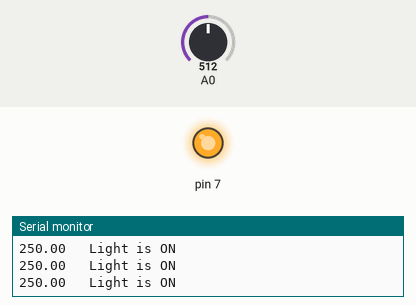
This sketch was run on a simulated Arduino Uno, built with avr-gcc and run on an emulated ATmega328P. Shown: output pins drawn as LEDs (lit = HIGH), the last lines printed to the serial monitor. The inputs (shaded band) are chosen by the test bench; at power-on: A0 = 512.

Above: at 1.2 s.
1.3 s: A0 set to 182
2.8 s: A0 set to 148
At 3.9 s:
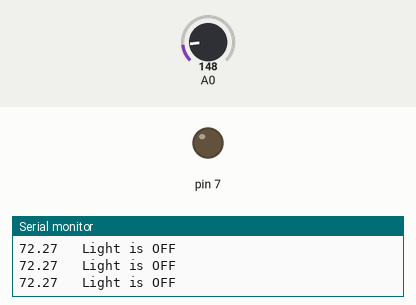
4.3 s: A0 set to 306
At 4.6 s:
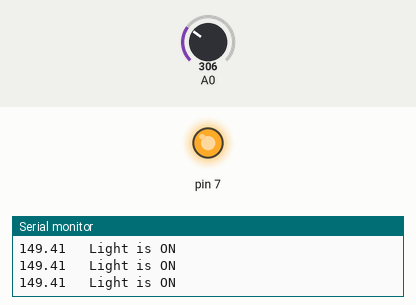
Timing chart, 0 to 7.3 s (numbered marks = the images above; inputs shaded):
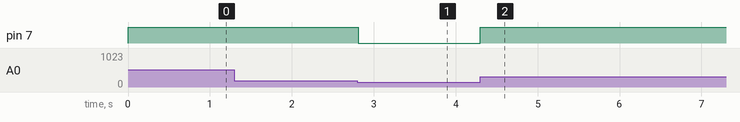

The sketch:

Temp.ino
```cpp
void setup()
{
 pinMode(A0,INPUT);
 pinMode(7, OUTPUT);
 Serial.begin(9600);
}

void loop()
{
 float tem_read = analogRead(A0);

 float temp = tem_read*(5.0/1024)*100;

/* Serial.print("Digital thermometer ");
 Serial.print(temp);
 Serial.println(" *C");
 delay(500);
*/
 if (temp>80)
 {
  digitalWrite(7,1);
  Serial.print(temp);
  Serial.println("   Light is ON");
 }
 else
 {
  digitalWrite(7,0);
  Serial.print(temp);
  Serial.println("   Light is OFF");

 }
}
```

Measured:
- the behaviour switches between 164 and 163 on A0 (found by bisection; images 0 and 1)
- after the input at 2.8 s, pin 7: HIGH → LOW at once
- after the input at 4.3 s, pin 7: LOW → HIGH at once
